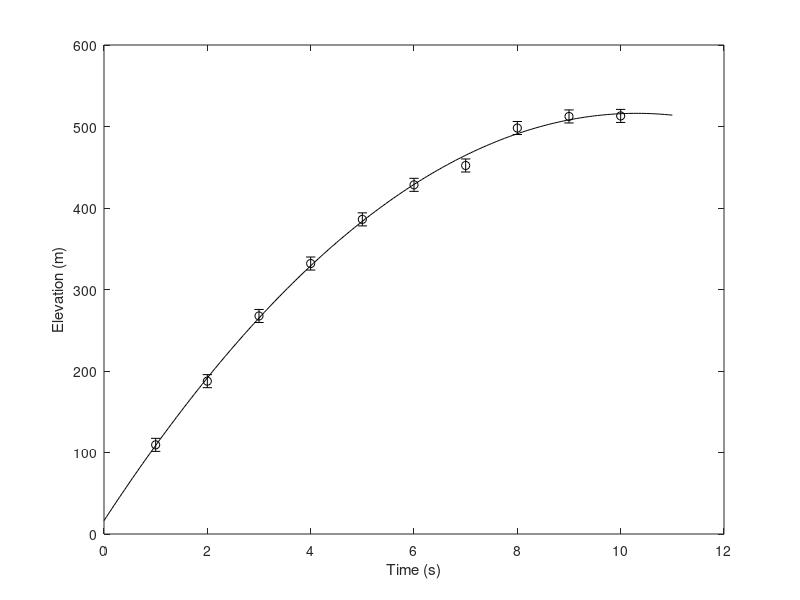
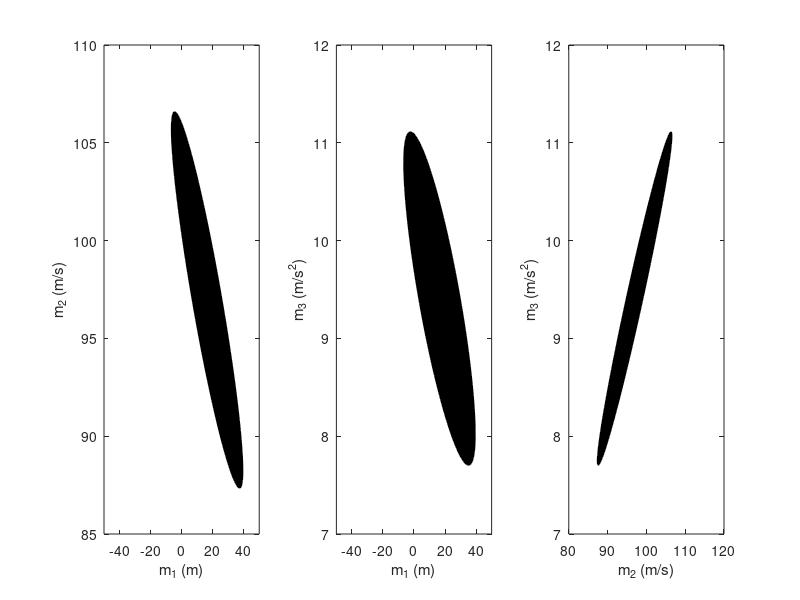
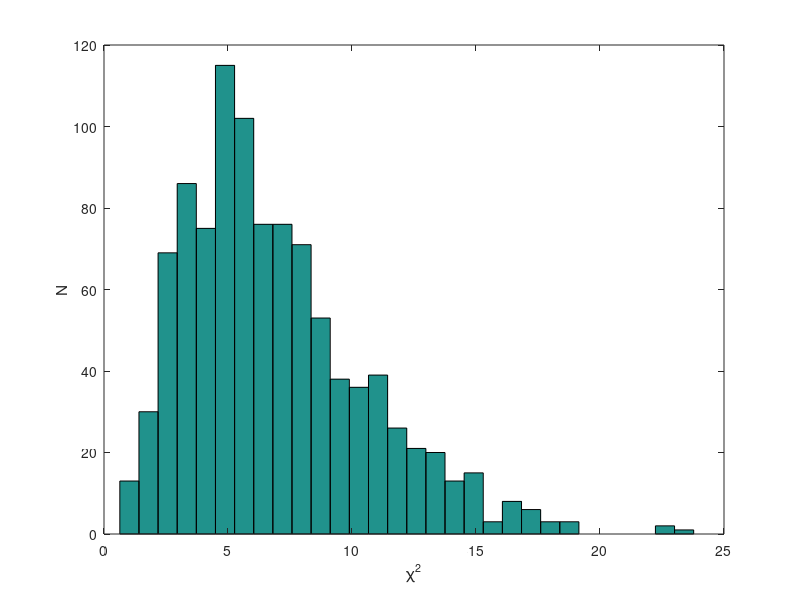
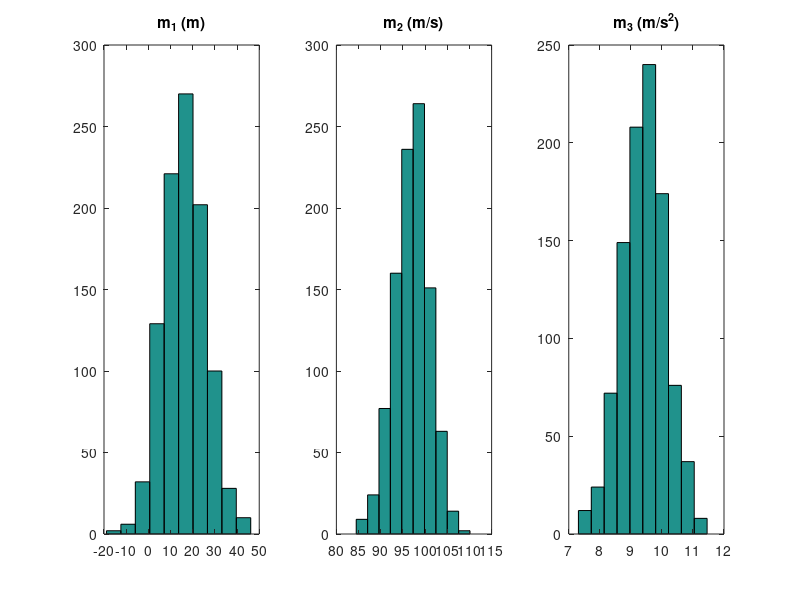

The MATLAB source for these figures, in order:
% Examples 2.1 and 2.2 
% from Parameter Estimation and Inverse Problems, 3rd edition, 2018
% by R. Aster, B. Borchers, C. Thurber

% make sure we have a clean environment
clear
randn('seed',0);

% Load precomputed data
load data1.mat
t=data1(:,1);
y=data1(:,2);
sigma=data1(:,3);
N = length(t);

disp('displaying t,y,sigma')
[t , y , sigma ]

% Build the parabolic system matrix

G = [ ones(N,1) , t , -0.5*t.^2 ];

% Apply the weighting

yw = y./sigma;
Gw = G./[sigma,sigma,sigma];

% Solve for the least-squares solution
disp('Least-squares solution')
m = inv(Gw'*Gw)*Gw'*yw

% Get the covariance matrix
ginv = inv(Gw'*Gw)*Gw';

disp('Covariance matrix')
covm = ginv*ginv'

% Get the 1.96-sigma (95%) conf intervals
disp('95% parameter confidence intervals (m-, mest, m+)')
del = 1.96*sqrt(diag(covm));
[m-del , m , m+del]

%
% Because there are 3 parameters to estimate, we have N-3 degrees
% of freedom.
%
dof = N-3;
disp(['Chi-square misfit for ',num2str(dof),' dof'])
chi2 = norm((y - G*m)./sigma)^2

% Find the p-value for this data set
disp('chi-square p-value')
p = 1-chi2cdf(chi2,dof)

% Find the parameter correlations
s=sqrt(diag(covm))

disp('correlation matrix')
r = covm./(s*s')

% Plot the data and model predicted data
xx=min(t)-1:0.05:max(t)+1;
mm=m(1)+m(2)*xx-0.5*m(3)*xx.^2;

figure(1)
clf
plot(xx,mm,'k');
hold on
errorbar(t,y,sigma,'ko');
xlabel('Time (s)');
ylabel('Elevation (m)');
% bookfonts

disp('Displaying Data and Model Fit (fig 1)')
hold off
print -deps2 c2fparabfig.eps

% Output covm and the eigenvalues/eigenvectors of covm.
disp('Covariance matrix for fitted parameters.')
covm

disp('Eigenvalues/eigenvectors of the covariance matrix');
[u,lam]=eig(inv(covm))
disp('95% confidence ellipsoid semiaxis lengths');
semi_axes = [sqrt(chi2inv(0.95,3)*(1./diag(lam)))]'
disp('95% confidence ellipsoid semiaxes')

[semi_axes(1)*u(:,1), semi_axes(2)*u(:,2), semi_axes(3)*u(:,3)]

% Monte Carlo Section
y0 = G*m; 

for nreal = 1:1000
  % Generate a trial data set of perturbed, weighted data
  ytrial = y0+sigma.*randn(N,1);
  ywtrial=ytrial./sigma;
  mmc(nreal,:)=(Gw\ywtrial)';
  chimc(nreal)= norm((G*mmc(nreal,:)'-ytrial)./sigma)^2;
end

% Plot the histogram of chi squared values
figure(2)
clf
hist(chimc,30);
ylabel('N');
xlabel('\chi^2');
% bookfonts

disp('Displaying 1000 Monte-Carlo Chi-square Values (fig 2)')

% Plot the histograms of the model parameters
figure(3)
clf
subplot(1,3,1)
hist(mmc(:,1))
title('m_1 (m)')
% bookfonts

subplot(1,3,2)
% bookfonts
hist(mmc(:,2))
title('m_2 (m/s)')
% bookfonts

subplot(1,3,3)
hist(mmc(:,3))
title('m_3 (m/s^2)')
% bookfonts

disp('Displaying Monte-Carlo Model Histograms (fig 3)')

% Plot the realizations of each pair of model parameters with the other
figure(4)
clf
subplot(1,3,1)
plot(mmc(:,1),mmc(:,2),'k*')
xlabel('m_1 (m)')
ylabel('m_2 (m/s)')
% bookfonts

subplot(1,3,2)
% bookfonts
plot(mmc(:,1),mmc(:,3),'k*')
xlabel('m_1 (m)')
ylabel('m_3 (m/s^2)')
% bookfonts

subplot(1,3,3)
% bookfonts
plot(mmc(:,2),mmc(:,3),'k*')
xlabel('m_2 (m/s)')
ylabel('m_3 (m/s^2)')
% bookfonts

disp('Displaying Projections of 1000 Monte-Carlo models (fig 4)')


%
% Plot the 95% error ellipses for each pair of parameters
% Note that because we're doing pairs of parameters there are 2
% degrees of freedom in the Chi-square here, rather than 3.  
%
%generate a vector of angles from 0 to 2*pi
theta=(0:.01:2*pi)';
delta=sqrt(chi2inv(0.95,2));
%the radii in each direction from the center
r=zeros(length(theta),2);

figure(5)
clf

% compute the data for the m1, m2 ellipsoid.
C=covm((1:2),(1:2));
[u,lam]=eig(inv(C));
%calculate the x component of the ellipsoid for all angles
r(:,1)=(delta/sqrt(lam(1,1)))*u(1,1)*cos(theta)+(delta/sqrt(lam(2,2)))*u(1,2)*sin(theta);
%calculate the y component of the ellipsoid for all angles
r(:,2)=(delta/sqrt(lam(1,1)))*u(2,1)*cos(theta)+(delta/sqrt(lam(2,2)))*u(2,2)*sin(theta);

% plot the data for the m1, m2 ellipsoid
subplot(1,3,1)
plot(m(1)+r(:,1),m(2)+r(:,2),'k');
fill(m(1)+r(:,1),m(2)+r(:,2),'k');
axis([-50 50 85 110]);
xlabel('m_1 (m)');
ylabel('m_2 (m/s)');
% bookfonts

% compute the data for the m1, m3 ellipsoid.
C=covm([1,3],[1,3]);
[u,lam]=eig(inv(C));
deltachisq=chi2inv(0.95,2);
delta=sqrt(deltachisq);
%calculate the x component of the ellipsoid for all angles
r(:,1)=(delta/sqrt(lam(1,1)))*u(1,1)*cos(theta)+(delta/sqrt(lam(2,2)))*u(1,2)*sin(theta);
%calculate the y component of the ellipsoid for all angles
r(:,2)=(delta/sqrt(lam(1,1)))*u(2,1)*cos(theta)+(delta/sqrt(lam(2,2)))*u(2,2)*sin(theta);

% plot the data for the m1, m3 ellipsoid
subplot(1,3,2)
plot(m(1)+r(:,1),m(3)+r(:,2),'k');
fill(m(1)+r(:,1),m(3)+r(:,2),'k');
axis([-50 50 7 12]);
xlabel('m_1 (m)');
ylabel('m_3 (m/s^2)');
% bookfonts

% compute the data for the m2, m3 ellipsoid.
C=covm([2,3],[2,3]);
[u,lam]=eig(inv(C));
deltachisq=chi2inv(0.95,2);
delta=sqrt(deltachisq);
%calculate the x component of the ellipsoid for all angles
r(:,1)=(delta/sqrt(lam(1,1)))*u(1,1)*cos(theta)+(delta/sqrt(lam(2,2)))*u(1,2)*sin(theta);
%calculate the y component of the ellipsoid for all angles
r(:,2)=(delta/sqrt(lam(1,1)))*u(2,1)*cos(theta)+(delta/sqrt(lam(2,2)))*u(2,2)*sin(theta);

% plot the data for the m2, m3 ellipsoid
subplot(1,3,3)
plot(m(2)+r(:,1),m(3)+r(:,2),'k');
fill(m(2)+r(:,1),m(3)+r(:,2),'k');
axis([80 120 7 12]);
xlabel('m_2 (m/s)');
ylabel('m_3 (m/s^2)');
% bookfonts
print -deps2 c2fellipseproj.eps

disp('Displaying 95% Confidence Ellipse Projections (fig 5)')
